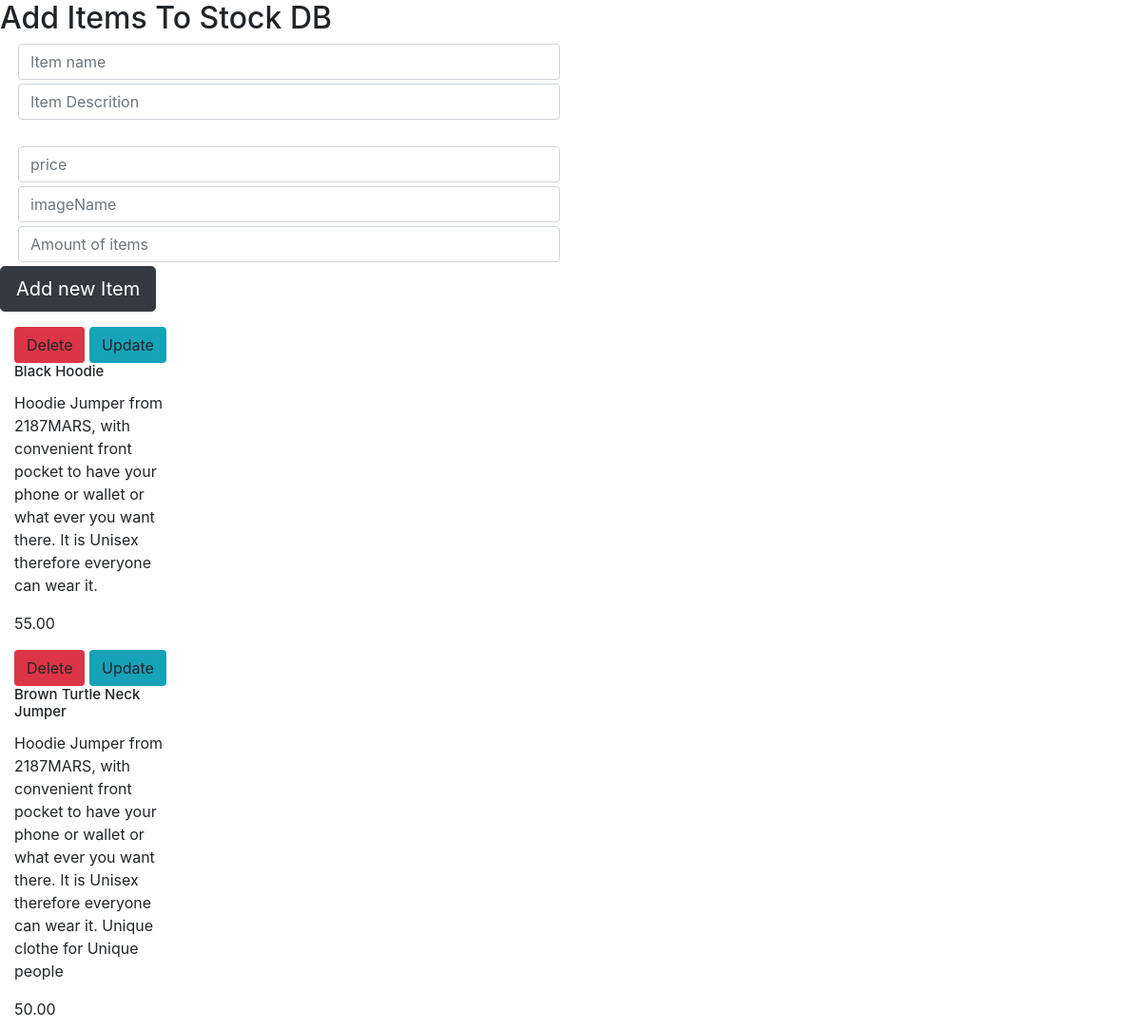
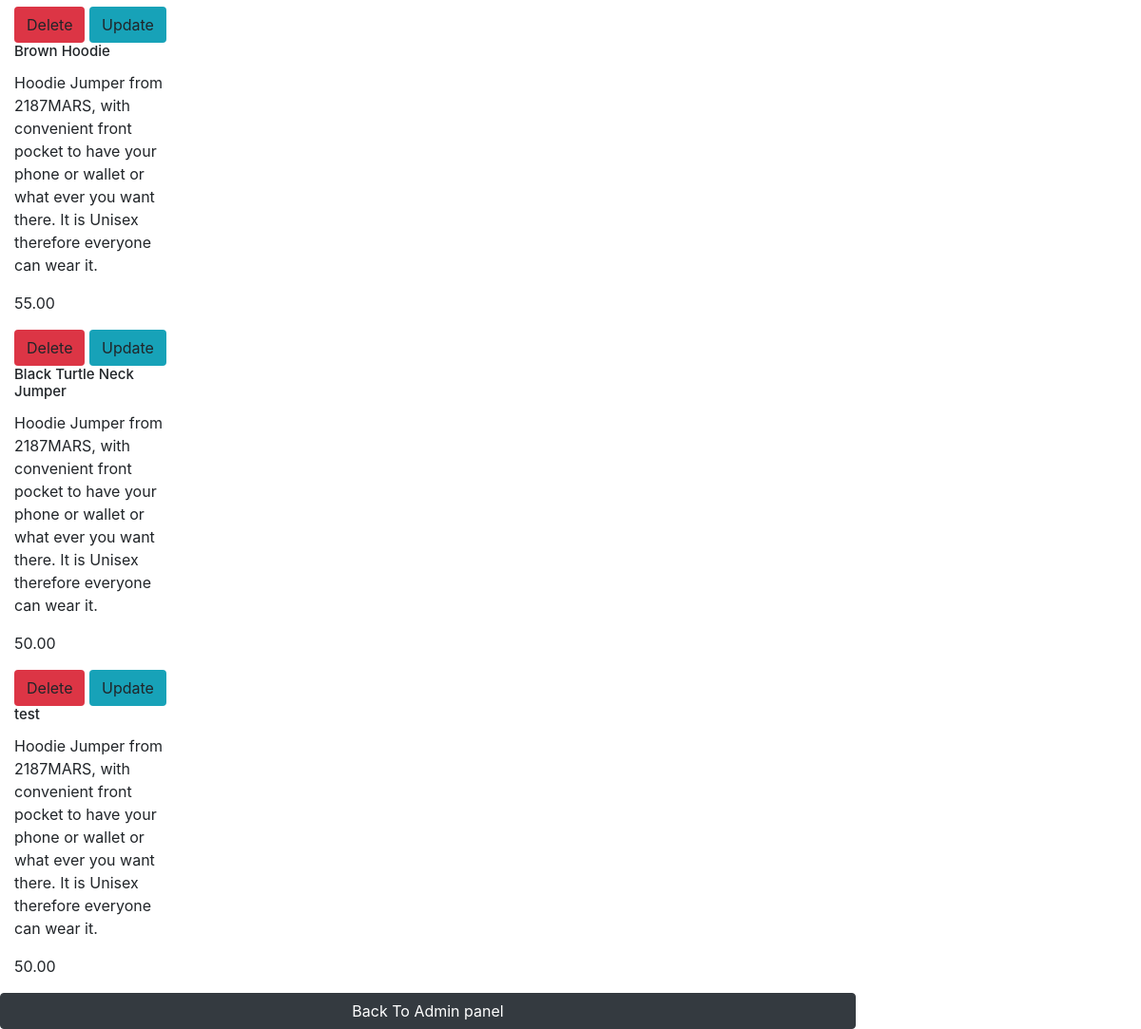
The page /admin_item_isvedimas.php on the database its author committed (2 pictures, top to bottom).
### tables this page shows
CREATE TABLE stock1(
    id INT(6)   AUTO_INCREMENT    PRIMARY KEY,
    name  VARCHAR(60),
    description text,
    price varchar(60),
    imageName  VARCHAR(60),
    amount varchar(25)
);

### login.php (called while the page is built, shortened)
<?php
$prisijungimas = mysqli_connect(DB_HOST,MYSQL_USERNAME,MYSQL_PASSWORD,DB_NAME);
function getprisijungimas(){
    global $prisijungimas;
    return $prisijungimas;
}
?>

### db_functions.php (called while the page is built, shortened)
<?php
include('login.php');
function getItems($allStockItems=99999){
    $manoSQL = "SELECT * FROM stock1 LIMIT $allStockItems";
    $rezultataiOBJ=mysqli_query(getprisijungimas(), $manoSQL);
    if (!$rezultataiOBJ) {
        echo "ERROR: nepavyko rasti Duomenu" . mysqli_error(getprisijungimas());
        return null;
    } else {
        return $rezultataiOBJ;
    }
    }
 ?>

### admin_item_isvedimas.php (the view, shortened to what this page needs)
<!DOCTYPE html>
<html>
    <head>
        <link rel="stylesheet" href="./libs/bootstrap/css/bootstrap.css">
        <link rel="stylesheet" href="css/main.css">
        <link rel="stylesheet" href="https://cdnjs.cloudflare.com/ajax/libs/font-awesome/4.7.0/css/font-awesome.min.css">
    <body>
<h2>Add Items To Stock DB</h2>
<form class=" form-group" action="admin_prekes_idejimas.php" method="post">
<div class="col-sm-6 m-1">
    <input type="text" class="form-control" name="name" value="" placeholder="Item name"/>
</div>
<div class="col-sm-6 m-1">
    <input type="text" class="form-control" name="description" value="" placeholder="Item Descrition"/>
</div>
<div class="col-sm-6 m-1">
    <input class="form-control" type="price" name="price" placeholder="price"  />
</div>
<div class="col-sm-6 m-1">
    <input class="form-control" type="imageName" name="imageName" placeholder="imageName"  />
</div>
<div class="col-sm-6 m-1">
    <input class="form-control" type="amount" name="amount" placeholder="Amount of items"  />
</div>
<button type="submit" class="btn btn-dark btn-lg">Add new Item</button>
</form>
<?php
require_once('db_functions.php');
$allStock = getItems( 10 );
$oneItem = mysqli_fetch_assoc($allStock);
while ($oneItem==true) {
echo '<div class="col-sm-2">
    <a href="admin_prekes_istrinimas.php?id='.$oneItem['id'].'" class="btn bg-danger"> Delete</a>
    <a href="admin_prekes_update.php?id='.$oneItem['id'].'" class="btn bg-info"> Update</a>
    <h4 class="card-title">'.$oneItem['name'].'</h4>
    <p class="card-text"> '.$oneItem['description'].' </p>
    <p>'.$oneItem['price'].'</p>
  </div>';
$oneItem = mysqli_fetch_assoc($allStock);
}
 ?>
 <a  href="admin_panel.php" class="btn btn-dark w-75">Back To Admin panel</a>

### css/main.css (style rules this page uses)
a { color: black; }
h4 { font-size: 15px; }

### rows shown on the page
stock1: name "Black Hoodie", description "Hoodie Jumper from 2187MARS, with convenient front pocket to have your phone or wallet or what ever you want there. It is Unisex therefore everyone can wear it.", price "55.00"
stock1: name "Brown Turtle Neck Jumper", description "Hoodie Jumper from 2187MARS, with convenient front pocket to have your phone or wallet or what ever you want there. It is Unisex therefore everyone can wear it. Unique clothe for Unique people", price "50.00"
stock1: name "Brown Hoodie", description "Hoodie Jumper from 2187MARS, with convenient front pocket to have your phone or wallet or what ever you want there. It is Unisex therefore everyone can wear it.", price "55.00"
stock1: name "Black Turtle Neck Jumper", description "Hoodie Jumper from 2187MARS, with convenient front pocket to have your phone or wallet or what ever you want there. It is Unisex therefore everyone can wear it.", price "50.00"
stock1: name "test", description "Hoodie Jumper from 2187MARS, with convenient front pocket to have your phone or wallet or what ever you want there. It is Unisex therefore everyone can wear it.", price "50.00"
